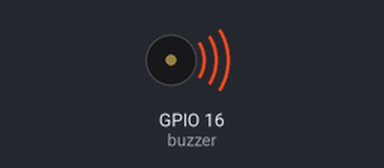
The program below on a simulated Raspberry Pi (BCM pin numbers). Parts: buzzer (waves = sounding, pin HIGH).

Above: at 0.1 s.
Timing chart, 0 to 3.0 s (numbered marks = the images above):
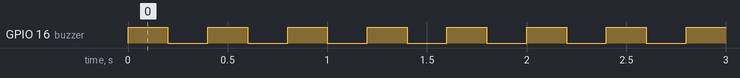

Measured:
- by itself, GPIO 16 (buzzer): alternates HIGH for 0.20 s and LOW for 0.20 s

The program:

2._Control_buzzer.py
```python
#!/usr/bin/env python2
# -*- coding: utf-8 -*-
"""
Created on Thu Jan 10 10:01:05 2019

@author: pi
"""

import RPi.GPIO as GPIO
import time

buzzer=16

GPIO.setmode(GPIO.BCM)

GPIO.setup(buzzer,GPIO.OUT)


while True:
    GPIO.output(buzzer,True)
    time.sleep(0.2)
    GPIO.output(buzzer,False)
    time.sleep(0.2)
```
